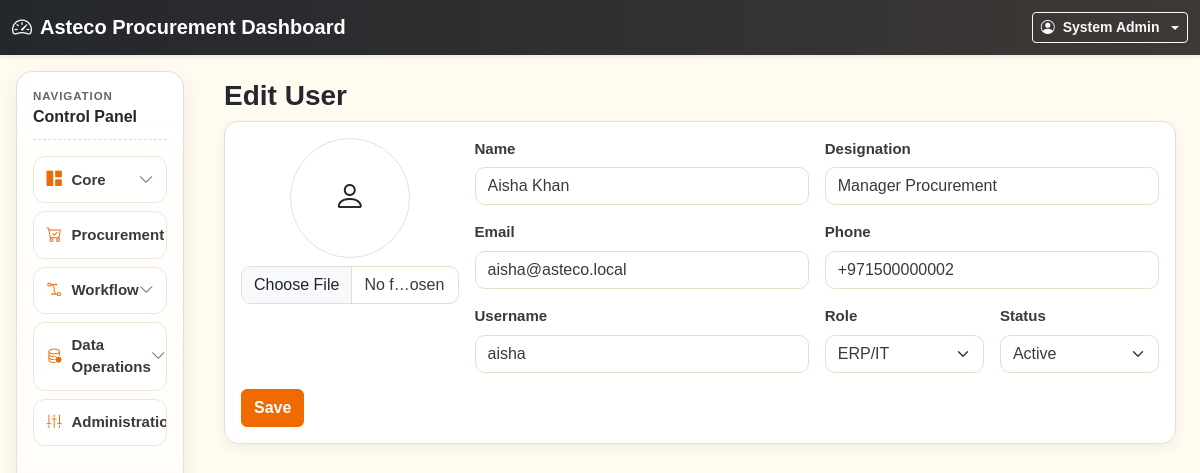
Page /users/edit.php?id=2 (signed in) on the committed database.
### tables this page shows
CREATE TABLE users (
  id INT AUTO_INCREMENT PRIMARY KEY,
  full_name VARCHAR(100) NOT NULL,
  designation VARCHAR(120) NULL,
  email VARCHAR(120) NOT NULL,
  phone VARCHAR(30) NULL,
  username VARCHAR(80) NOT NULL UNIQUE,
  password VARCHAR(255) NOT NULL,
  profile_image VARCHAR(255) NULL,
  role_id INT NOT NULL,
  is_active TINYINT(1) NOT NULL DEFAULT 1,
  created_at DATETIME NULL,
  updated_at DATETIME NULL,
  CONSTRAINT fk_users_role FOREIGN KEY (role_id) REFERENCES roles(id)
);

CREATE TABLE roles (
  id INT AUTO_INCREMENT PRIMARY KEY,
  role_name VARCHAR(50) NOT NULL UNIQUE,
  created_at DATETIME NULL,
  updated_at DATETIME NULL
);

### includes/functions.php (called while the page is built, shortened)
<?php
function e(?string $value): string
{
    return htmlspecialchars((string)$value, ENT_QUOTES, 'UTF-8');
}

### users/edit.php (the view, shortened to what this page needs)
<?php
require_once __DIR__ . '/../layouts/header.php';
require_once __DIR__ . '/../layouts/sidebar.php';
$id=(int)($_GET['id']??0);
$roles=$pdo->query('SELECT * FROM roles')->fetchAll();
$stmt=$pdo->prepare('SELECT * FROM users WHERE id=?');$stmt->execute([$id]);$u=$stmt->fetch();
?>
<h3>Edit User</h3>
<div class="card p-3"><form method="post" enctype="multipart/form-data" class="row g-3">
<div class="col-md-3 text-center"><?php if($u['profile_image']): ?><img src="/Codex/<?= e($u['profile_image']) ?>" class="img-thumbnail rounded-circle" style="width:120px;height:120px;object-fit:cover;"><?php else: ?><div class="rounded-circle border d-flex align-items-center justify-content-center mx-auto" style="width:120px;height:120px;"><i class="bi bi-person fs-2"></i></div><?php endif; ?><input type="file" name="profile_image" class="form-control mt-2"><?php if($u['profile_image']): ?><label class="form-check mt-2"><input class="form-check-input" type="checkbox" name="remove_image" value="1"> Remove image</label><?php endif; ?></div>
<div class="col-md-9"><div class="row g-3">
<div class="col-md-6"><label class="form-label">Name</label><input class="form-control" name="full_name" value="<?= e($u['full_name']) ?>"></div>
<div class="col-md-6"><label class="form-label">Designation</label><input class="form-control" name="designation" value="<?= e($u['designation']) ?>"></div>
<div class="col-md-6"><label class="form-label">Email</label><input class="form-control" name="email" value="<?= e($u['email']) ?>"></div>
<div class="col-md-6"><label class="form-label">Phone</label><input class="form-control" name="phone" value="<?= e($u['phone']) ?>"></div>
<div class="col-md-6"><label class="form-label">Username</label><input class="form-control" name="username" value="<?= e($u['username']) ?>"></div>
<div class="col-md-3"><label class="form-label">Role</label><select class="form-select" name="role_id"><?php foreach($roles as $r): ?><option value="<?= $r['id'] ?>" <?= $u['role_id']==$r['id']?'selected':'' ?>><?= e($r['role_name']) ?></option><?php endforeach; ?></select></div>
<div class="col-md-3"><label class="form-label">Status</label><select class="form-select" name="is_active"><option value="1" <?= $u['is_active']?'selected':'' ?>>Active</option><option value="0" <?= !$u['is_active']?'selected':'' ?>>Inactive</option></select></div>
</div></div>
<div class="col-12"><button class="btn btn-primary">Save</button></div>
</form></div>
<?php require_once __DIR__ . '/../layouts/footer.php'; ?>

### assets/css/app.css (style rules this page uses)
:root { --asteco-orange: #EF6A00; --off-white: #FFFBF1; --sandstone: #EEE6DA; --tan: #D4BE97; --warm-grey: #6F635F; --charcoal: #3D3936; --jet-black: #24272C; --pure-white: #FFFFFF; --lavender: #C9A0C0; --sun: #FED34C; --sand: #CDA78E; --lagoon: #72B096; --sky: #78C6E0; }
* { font-family: Tahoma, Arial, sans-serif; }
body { font-size: .94rem; background: var(--off-white); color: var(--charcoal); line-height: 1.45; }
h1,h2,h3,h4,h5,h6 { color: var(--jet-black); font-weight: 700; }
label, .form-label { color: var(--charcoal); font-weight: 600; }
.btn { font-weight: 600; }
.card { border: 1px solid #eadfcf; border-radius: 14px; box-shadow: 0 4px 12px rgba(61,57,54,.06); }
.form-control, .form-select { border-color: #e8dccb; border-radius: 10px; color: var(--charcoal); }
.form-control::placeholder { color: var(--warm-grey); }
.btn-primary { background: var(--asteco-orange); border-color: var(--asteco-orange); color: var(--pure-white); }

### rows in the picture
users: full_name "Aisha Khan", designation "Manager Procurement", email "aisha@asteco.local", phone "+971500000002", username "aisha", role_id "ERP/IT", is_active "Active"

### other values in the picture
app_setting('app_name', $env['app_name']) "Asteco Procurement Dashboard"
user()['full_name'] "System Admin"
$group['label'] "Core"
$group['label'] "Procurement"
$group['label'] "Workflow"
$group['label'] "Data Operations"
